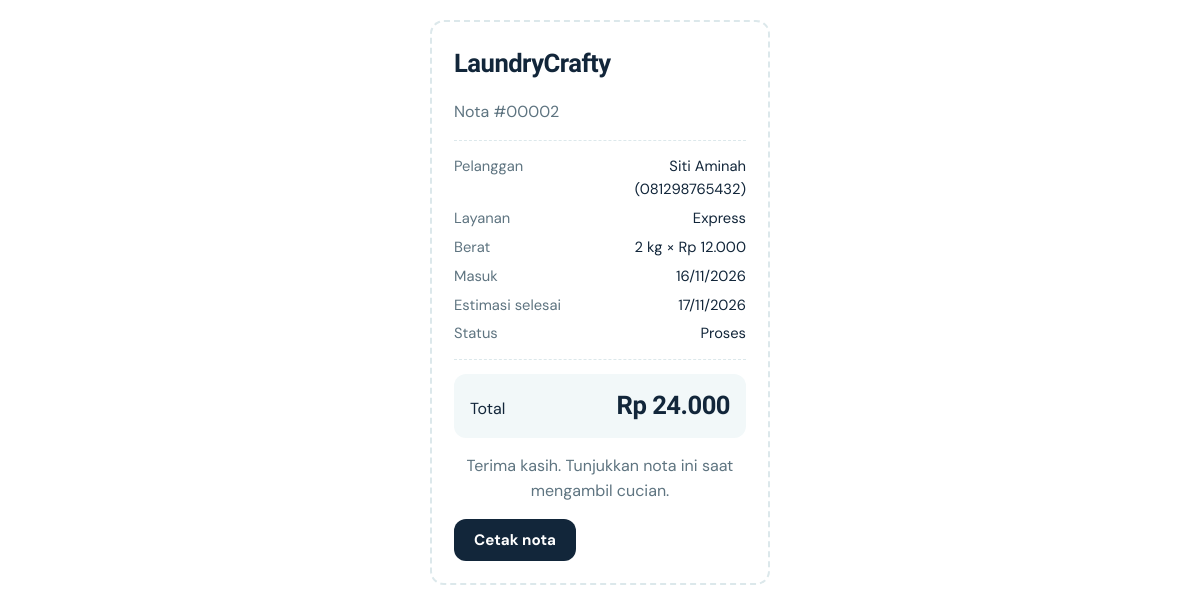
Screenshot of /nota.php?id=2 (signed in) with the database file from the repository.
### tables this page shows
CREATE TABLE transaksi(id_transaksi INT AUTO_INCREMENT PRIMARY KEY,id_pelanggan INT NOT NULL,id_layanan INT NOT NULL,tanggal_masuk DATE NOT NULL,tanggal_selesai DATE NOT NULL,berat DECIMAL(5,1) NOT NULL,total_harga INT NOT NULL,status ENUM('Proses','Selesai','Sudah Diambil') NOT NULL DEFAULT 'Proses',INDEX(tanggal_masuk),
 FOREIGN KEY(id_pelanggan) REFERENCES pelanggan(id_pelanggan) ON DELETE RESTRICT,FOREIGN KEY(id_layanan) REFERENCES layanan(id_layanan) ON DELETE RESTRICT);

CREATE TABLE pelanggan(id_pelanggan INT AUTO_INCREMENT PRIMARY KEY,nama VARCHAR(100) NOT NULL,alamat TEXT,no_hp VARCHAR(16) NOT NULL,INDEX(nama));

CREATE TABLE layanan(id_layanan INT AUTO_INCREMENT PRIMARY KEY,nama_layanan VARCHAR(50) NOT NULL,harga_per_kg INT NOT NULL);

### lib.php (called while the page is built, shortened)
<?php
function db(){static $p;return $p??=new PDO('mysql:host='.DBC[0].';dbname='.DBC[1].';charset=utf8mb4',DBC[2],DBC[3],[PDO::ATTR_ERRMODE=>PDO::ERRMODE_EXCEPTION,PDO::ATTR_DEFAULT_FETCH_MODE=>PDO::FETCH_ASSOC]);}
function q($s,$a=[]){$st=db()->prepare($s);$st->execute($a);return $st;}
function e($v){return htmlspecialchars((string)$v,ENT_QUOTES,'UTF-8');}
function rp($n){return 'Rp '.number_format((float)$n,0,',','.');}
function tgl($d){return $d?date('d/m/Y',strtotime($d)):'-';}

### nota.php (the view, shortened to what this page needs)
<?php require 'lib.php';auth();
$t=q('SELECT t.*,p.nama,p.no_hp,l.nama_layanan,l.harga_per_kg FROM transaksi t JOIN pelanggan p USING(id_pelanggan) JOIN layanan l USING(id_layanan) WHERE id_transaksi=?',[(int)($_GET['id']??0)])->fetch();
if(!$t)die('Transaksi tidak ditemukan.');?>
<!doctype html><html lang="id"><head><link rel="stylesheet" href="assets/css/style.css"></head>
<body class="nota-page"><div class="nota"><h2>LaundryCrafty</h2><p class="muted">Nota #<?=str_pad($t['id_transaksi'],5,'0',STR_PAD_LEFT)?></p><hr>
<dl><dt>Pelanggan</dt><dd><?=e($t['nama'])?> (<?=e($t['no_hp'])?>)</dd><dt>Layanan</dt><dd><?=e($t['nama_layanan'])?></dd><dt>Berat</dt><dd><?=$t['berat']+0?> kg × <?=rp($t['harga_per_kg'])?></dd><dt>Masuk</dt><dd><?=tgl($t['tanggal_masuk'])?></dd><dt>Estimasi selesai</dt><dd><?=tgl($t['tanggal_selesai'])?></dd><dt>Status</dt><dd><?=e($t['status'])?></dd></dl><hr>
<div class="total">Total <b><?=rp($t['total_harga'])?></b></div><p class="muted c">Terima kasih. Tunjukkan nota ini saat mengambil cucian.</p><button class="btn noprint" onclick="print()">Cetak nota</button></div></body></html>

### assets/css/style.css (style rules this page uses)
:root { --ink:#12263A;--tide:#0E7C86;--aqua:#22B8C7;--foam:#F2F8F9;--line:#DCE8EB;--lemon:#FFD25A;--coral:#E8564E;--ok:#1E9E6A;--mut:#5E7480;--r:16px }
* { box-sizing:border-box }
body { margin:0;font:16px/1.55 'DM Sans',system-ui,sans-serif;color:var(--ink);background:var(--foam) }
h1,h2,h3,.brand,.stat b,.total b { font-family:'Bricolage Grotesque',sans-serif;letter-spacing:-.02em }
.muted { color:var(--mut) }
.c { text-align:center }
.btn { display:inline-block;background:var(--ink);color:#fff;border:0;border-radius:12px;padding:11px 20px;font:700 .95rem 'DM Sans';cursor:pointer;text-decoration:none }
.total { display:flex;justify-content:space-between;align-items:baseline;background:var(--foam);border-radius:12px;padding:12px 16px;margin:6px 0 16px }
.total b { font-size:1.6rem }
.nota-page { background:#fff;display:grid;place-items:start center;padding:20px }
.nota { width:340px;border:2px dashed var(--line);border-radius:14px;padding:22px }
.nota h2 { margin:0;font-size:1.6rem }
.nota dl { display:grid;grid-template-columns:auto 1fr;gap:6px 14px;margin:0;font-size:.92rem }
.nota dt { color:var(--mut) }
.nota dd { margin:0;text-align:right }
.nota hr { border:0;border-top:1px dashed var(--line);margin:14px 0 }

### rows the page displays
transaksi: id_transaksi "00002", id_pelanggan.nama "Siti Aminah", id_pelanggan.no_hp "081298765432", id_layanan.nama_layanan "Express", $t['berat']+0 "2", id_layanan.harga_per_kg "Rp 12.000", tanggal_masuk "16/11/2026", tanggal_selesai "17/11/2026", status "Proses", total_harga "Rp 24.000"
